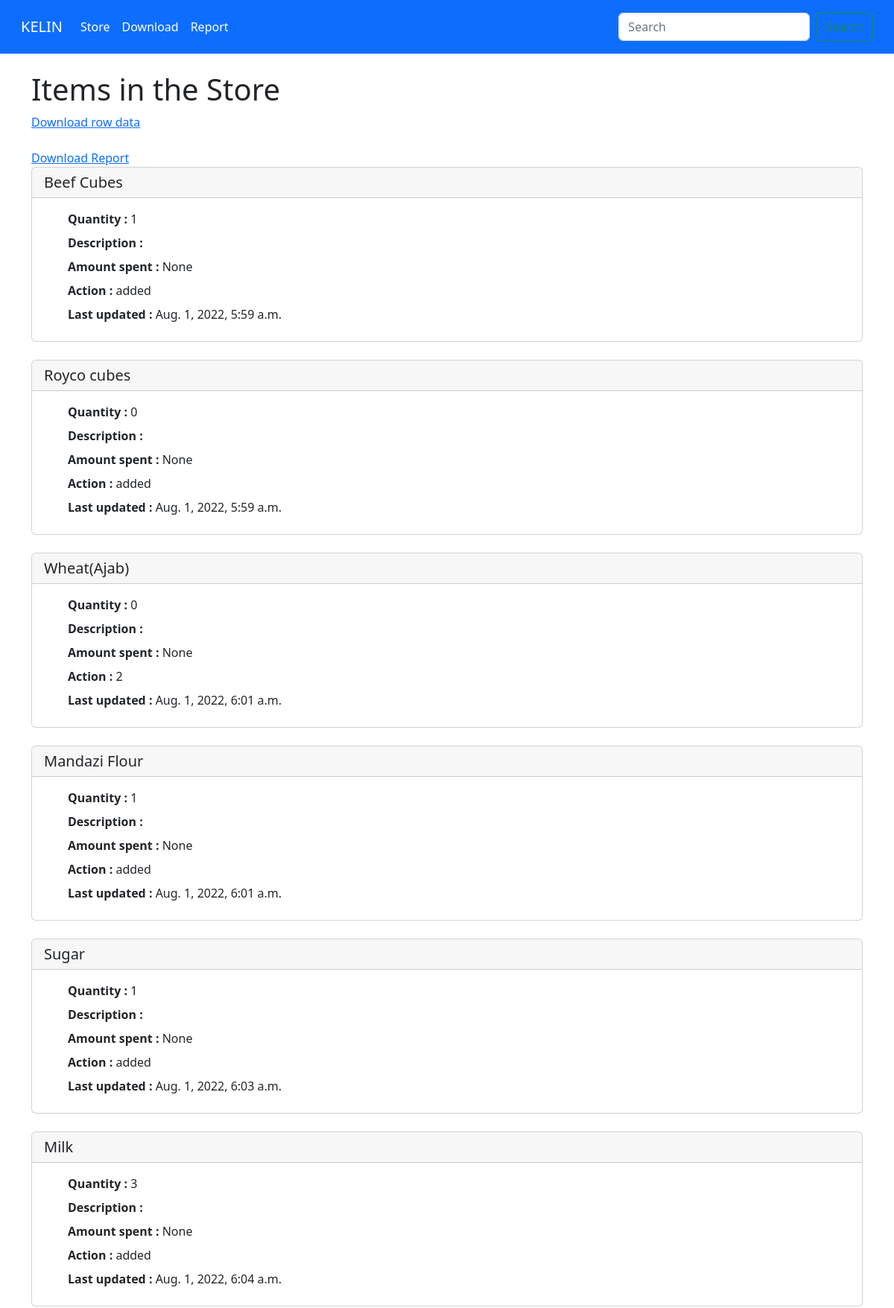
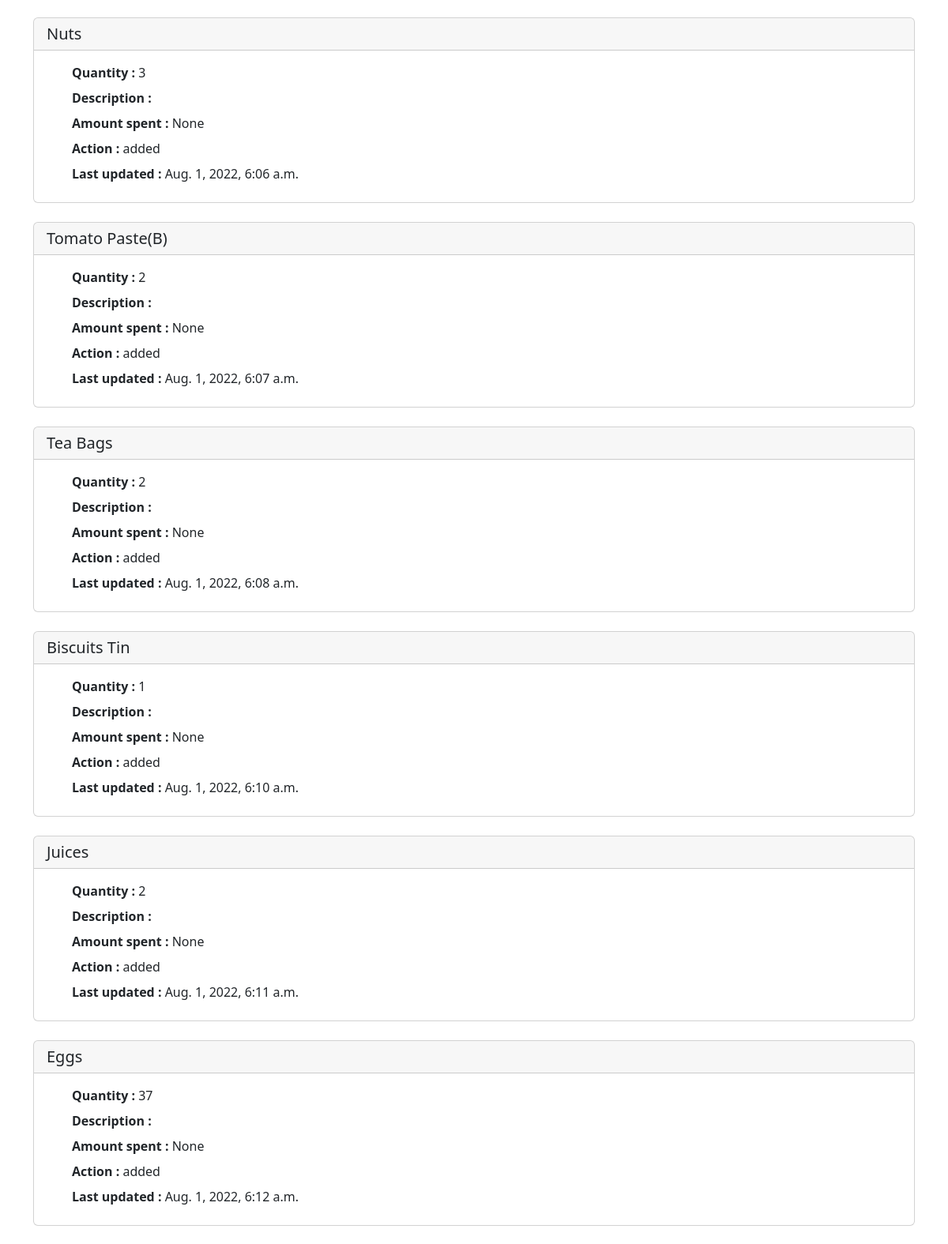
The app's page /store (upper part) with its own data (2 pictures, top to bottom).
### activities/models.py (models this page shows)
class Store(models.Model):
    name = models.CharField('Product Name', max_length=120)
    quantity = models.IntegerField('quantity', max_length=120, blank=True,null=True)
    amount = models.IntegerField('Amount', max_length=120,blank=True,null=True)
    status = models.CharField( 'status', max_length=120)
    date= models.DateTimeField('Date')
    description= models.TextField('description', blank=True,null=True)
    def __str__(self):
        return self.name

### activities/views.py (the view)
# urls.py: path('store', views.store, name='store'),
def store(request):
    store_list=Store.objects.all()
    return render(request, 'store.html',{'store_list':store_list})

### activities/templates/store.html (shortened to what this page needs)
{% extends 'base.html' %}
{% block content %}
<br>
<h1> Items in the Store</h1>
<a href="{% url 'store-csv' %}"> Download row data</a>
<br>
<br>
<a href="http://127.0.0.1:8888/notebooks/Downloads/kelin-report.ipynb"> Download Report</a>
<br>
{% for item in store_list %}
    <div class="card">
      <h5 class="card-header">{{item}}</h5>
      <div class="card-body">
        <ul class="card-title"><b> Quantity :</b> {{item.quantity}}</ul>
        <ul class="card-title"><b> Description :</b> {{item.description}}</ul>
        <ul class="card-title"><b> Amount spent :</b> {{item.amount}}</ul>
        <ul class="card-title"><b> Action :</b> {{item.status}}</ul>
        <ul class="card-title"><b> Last updated :</b> {{item.date}}</ul>
      </div>
    </div>
    <br>
{% endfor %}
{% endblock %}

### records on screen
Store: name "Beef Cubes", quantity "1", amount "None", status "added", date "Aug. 1, 2022, 5:59 a.m."
Store: name "Royco cubes", quantity "0", amount "None", status "added", date "Aug. 1, 2022, 5:59 a.m."
Store: name "Wheat(Ajab)", quantity "0", amount "None", status "2", date "Aug. 1, 2022, 6:01 a.m."
Store: name "Mandazi Flour", quantity "1", amount "None", status "added", date "Aug. 1, 2022, 6:01 a.m."
Store: name "Sugar", quantity "1", amount "None", status "added", date "Aug. 1, 2022, 6:03 a.m."
Store: name "Milk", quantity "3", amount "None", status "added", date "Aug. 1, 2022, 6:04 a.m."
Store: name "Nuts", quantity "3", amount "None", status "added", date "Aug. 1, 2022, 6:06 a.m."
Store: name "Tomato Paste(B)", quantity "2", amount "None", status "added", date "Aug. 1, 2022, 6:07 a.m."
Store: name "Tea Bags", quantity "2", amount "None", status "added", date "Aug. 1, 2022, 6:08 a.m."
Store: name "Biscuits Tin", quantity "1", amount "None", status "added", date "Aug. 1, 2022, 6:10 a.m."
Store: name "Juices", quantity "2", amount "None", status "added", date "Aug. 1, 2022, 6:11 a.m."
Store: name "Eggs", quantity "37", amount "None", status "added", date "Aug. 1, 2022, 6:12 a.m."
